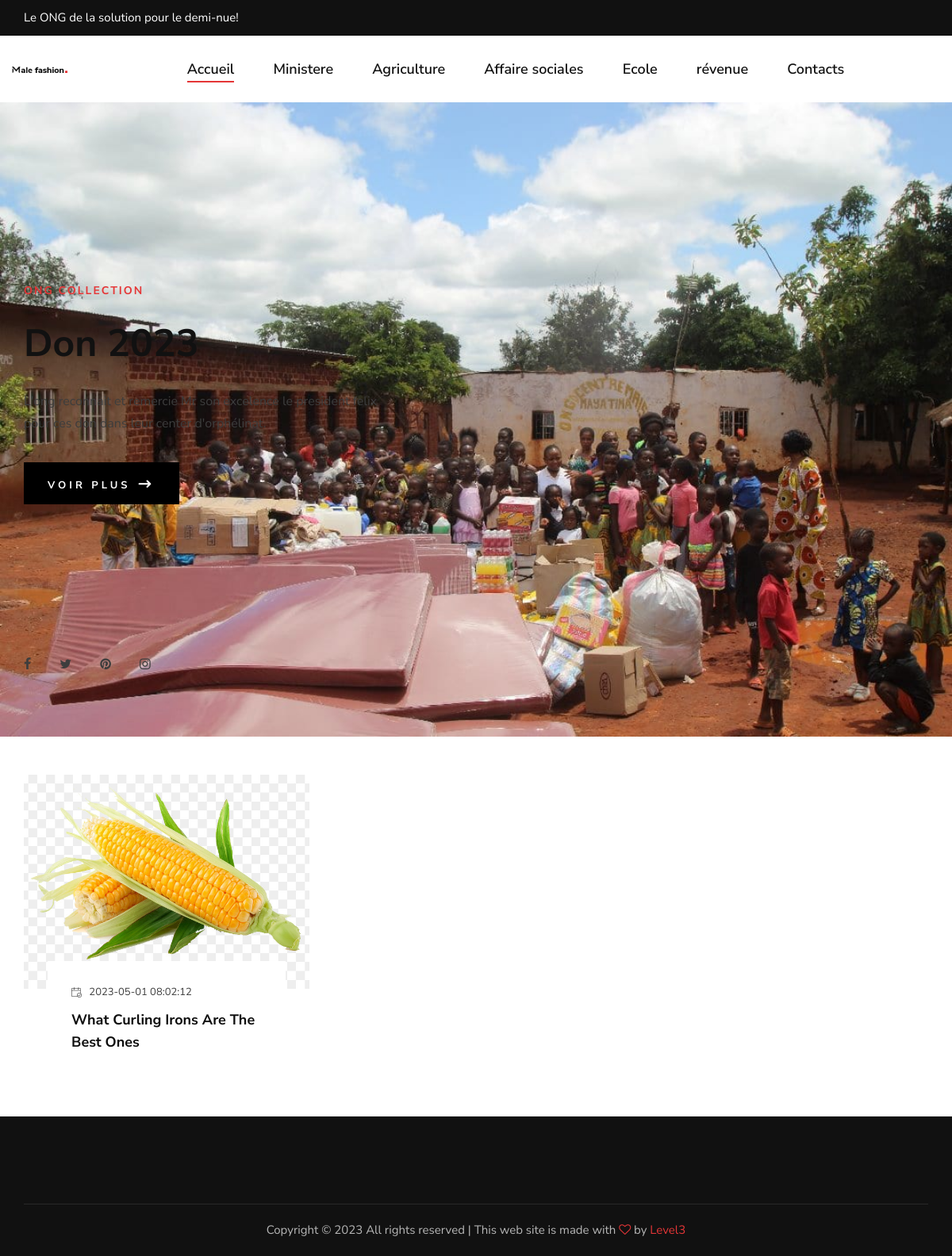
Screenshot of /sociales/handicapes with the database file from the repository.
### tables this page shows
CREATE TABLE `sociales` (
  `id` int NOT NULL AUTO_INCREMENT COMMENT 'Primary Key',
  `type_sociale` varchar(255) DEFAULT NULL,
  `photo_sociale` blob,
  `date_sociale` datetime DEFAULT NULL,
  `description_sociale` text,
  PRIMARY KEY (`id`)
);

### controller/sociales.php (called while the page is built, shortened)
<?php
class Sociales extends Controller
{
  function __construct()
  {
    $this->view->js = array('home/js/home.js');
  }
  function handicapes()
  {
    $this->view->title = 'ONG | Handicapes';
    $this->view->active = 'sociales';
    $this->view->user = $this->user;
    $this->view->sociales = $this->model->getSociale("handicapes");
    $this->view->rende('sociales/handicapes');
  }
}

### index.php (called while the page is built, shortened)
<?php
require LIBS.'controller.php';
require LIBS.'Model.php';
require LIBS.'database.php';
$bootstrap = new Bootstrap();
$bootstrap->int();

### libs/database.php (called while the page is built, shortened)
<?php
class Database extends PDO
{
  public function __construct($DB_TYPE, $DB_HOST, $DB_PORT, $DB_NAME, $DB_USER, $DB_PASS)
  {
    $mysql = $DB_TYPE . ':host=' . $DB_HOST . ';dbname=' . $DB_NAME . ';user=' . $DB_USER . ';password=' . $DB_PASS;
  }
  public function select($sql, $array = array(), $fetchMode = PDO::FETCH_ASSOC)
  {
    $query = $this->prepare($sql);
    foreach ($array as $key => $value) {
      $query->bindValue(":$key", $value);
    }
    $query->execute();
    return $query->fetchAll();
  }
}

### models/sociales_model.php (called while the page is built, shortened)
<?php
class Sociales_Model extends Model
{
  public function getSociale($type)
  {
    return $this->db->select("SELECT * FROM sociales WHERE type_sociale =:t ORDER BY id DESC", array("t" => $type));
  }
}

### libs/controller.php (called while the page is built, shortened)
<?php
class Controller
{
  public function loadModel($name, $modelpath)
  {
    $path = $modelpath . $name . '_model.php';
    if (file_exists($path)) {
      $this->model = new $modelName();
    }
  }
}

### libs/Model.php (called while the page is built, shortened)
<?php
class Model
{
	function __construct()
	{
		$this->db = new Database(DB_TYPE, DB_HOST, DB_PORT, DB_NAME, DB_USER, DB_PASS);
	}
}

### views/sociales/handicapes.php (the view)
<section class="hero">
  <div class="hero__slider owl-carousel">
    <div class="hero__items set-bg" data-setbg="<?= URL ?>public/ong_img/1.jpeg">
      <div class="container">
        <div class="row">
          <div class="col-xl-5 col-lg-7 col-md-8">
            <div class="hero__text">
              <h6>ONG Collection</h6>
              <h2>Don 2023</h2>
              <p>L'ong reconnait et remercie Mr son excelence le president felix pour ces don dans leur center d'orphélinat.</p>
              <a href="<?= URL ?>sociale/orphelina" class="primary-btn">Voir plus <span class="arrow_right"></span></a>
              <div class="hero__social">
                <a href="#"><i class="fa fa-facebook"></i></a>
                <a href="#"><i class="fa fa-twitter"></i></a>
                <a href="#"><i class="fa fa-pinterest"></i></a>
                <a href="#"><i class="fa fa-instagram"></i></a>
              </div>
            </div>
          </div>
        </div>
      </div>
    </div>
  </div>
</section>
<div class="container mt-5">
  <div class="row">
    <?php
     if (!empty($this->sociales)) {
       foreach ($this->sociales as $key) {
     ?>
        <div class="col-lg-4 col-md-6 col-sm-6">
          <div class="blog__item">
            <div class="blog__item__pic set-bg" data-setbg="<?= URL?>public/ong_img/<?= $key['photo_sociale']?>" style="background-image: url(&quot;<?= URL?>public/ong_img/<?= $key['photo_sociale']?>&quot;);"></div>
            <div class="blog__item__text">
              <span><img src="<?= URL?>public/img/icon/calendar.png" alt=""> <?= $key["date_sociale"]?></span>
              <h5><?= $key["description_sociale"]?></h5>
            </div>
          </div>
        </div>
    <?php
       }
     }
     ?>
  </div>
</div>

### public/css/style.css (style rules this page uses)
html, body { height: 100%; font-family: "Nunito Sans", sans-serif; -webkit-font-smoothing: antialiased; }
h1, h2, h3, h4, h5, h6 { margin: 0; color: #111111; font-weight: 400; font-family: "Nunito Sans", sans-serif; }
h2 { font-size: 36px; }
h5 { font-size: 18px; }
h6 { font-size: 16px; }
p { font-size: 15px; font-family: "Nunito Sans", sans-serif; color: #3d3d3d; font-weight: 400; line-height: 25px; margin: 0 0 15px 0; }
img { max-width: 100%; }
.set-bg { background-repeat: no-repeat; background-size: cover; background-position: top center; }
.primary-btn { display: inline-block; font-size: 13px; font-weight: 700; text-transform: uppercase; padding: 14px 30px; color: #ffffff; background: #000000; letter-spacing: 4px; }
.hero__slider.owl-carousel .owl-item.active .hero__text h6 { top: 0; opacity: 1; }
.hero__slider.owl-carousel .owl-item.active .hero__text h2 { top: 0; opacity: 1; }
.hero__slider.owl-carousel .owl-item.active .hero__text p { top: 0; opacity: 1; }
.hero__slider.owl-carousel .owl-item.active .hero__text .primary-btn { top: 0; opacity: 1; }
.hero__items { height: 800px; padding-top: 230px; }
.hero__text h6 { color: #e53637; font-size: 14px; font-weight: 700; text-transform: uppercase; letter-spacing: 2px; margin-bottom: 28px; position: relative; top: 100px; opacity: 0; -webkit-transition: all, 0.3s; -o-transition: all, 0.3s; transition: all, 0.3s; }
.hero__text h2 { color: #111111; font-size: 48px; font-weight: 700; line-height: 58px; margin-bottom: 30px; position: relative; top: 100px; opacity: 0; -webkit-transition: all, 0.6s; -o-transition: all, 0.6s; transition: all, 0.6s; }
.hero__text p { font-size: 16px; line-height: 28px; margin-bottom: 35px; position: relative; top: 100px; opacity: 0; -webkit-transition: all, 0.9s; -o-transition: all, 0.9s; transition: all, 0.9s; }
.hero__text .primary-btn { position: relative; top: 100px; opacity: 0; -webkit-transition: all, 1.1s; -o-transition: all, 1.1s; transition: all, 1.1s; }
.hero__text .primary-btn span { font-size: 20px; position: relative; top: 4px; font-weight: 700; }
.hero__social { margin-top: 190px; }
.hero__social a { font-size: 16px; color: #3d3d3d; display: inline-block; margin-right: 32px; }
.hero__social a:last-child { margin-right: 0; }
.blog__item { margin-bottom: 45px; }
.blog__item__pic { height: 270px; }
.blog__item__text { padding: 30px 30px 25px; margin: 0 30px; margin-top: -35px; background: #ffffff; -webkit-transition: all, 0.3s; -o-transition: all, 0.3s; transition: all, 0.3s; }
.blog__item__text span { color: #3d3d3d; font-size: 13px; display: block; margin-bottom: 10px; }
.blog__item__text span img { margin-right: 6px; }
.blog__item__text h5 { color: #0d0d0d; font-weight: 700; line-height: 28px; margin-bottom: 10px; }
@media only screen and (min-width: 1200px) { .container { max-width: 1170px; } }

### rows the page displays
sociales: photo_sociale (picture), date_sociale "2023-05-01 08:02:12", description_sociale "What Curling Irons Are The Best Ones"
